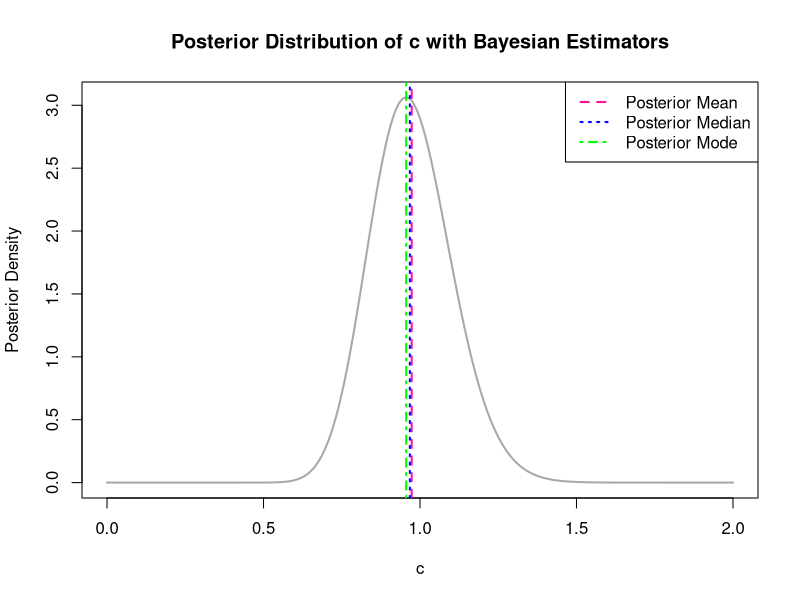

This figure's R source:
# -------------------------------
# Posterior Distribution Parameters
# -------------------------------
alpha_post <- 55     # shape
lambda_post <- 56.5  # rate

# -------------------------------
# 1. Define the posterior PDF manually
# -------------------------------
posterior_pdf <- function(x) {
  ifelse(x <= 0, 0,
         (lambda_post^alpha_post / gamma(alpha_post)) *
           x^(alpha_post - 1) * exp(-lambda_post * x))
}

# -------------------------------
# 2. Compute estimators
# -------------------------------

# Posterior mean (quadratic loss)
posterior_mean <- alpha_post / lambda_post

# Posterior mode (zero-one loss)
posterior_mode <- if (alpha_post >= 1) (alpha_post - 1) / lambda_post else NA

# Posterior median (absolute loss) – numerical integration
posterior_cdf <- Vectorize(function(x) {
  integrate(posterior_pdf, lower = 0, upper = x)$value
})
posterior_median <- uniroot(function(x) posterior_cdf(x) - 0.5,
                            lower = 0.01, upper = 2)$root

# -------------------------------
# 3. Print Estimation Results
# -------------------------------
cat("Bayesian Estimators for c (Gamma(55, 56.5))\n")
cat("--------------------------------------------------\n")
cat(sprintf("Posterior Mean   (Quadratic Loss): %.4f\n", posterior_mean))
cat(sprintf("Posterior Median (Absolute Loss) : %.4f\n", posterior_median))
cat(sprintf("Posterior Mode   (Zero-One Loss) : %.4f\n", posterior_mode))
cat("--------------------------------------------------\n")

# All three estimates of c are close to each other (around 0.97), suggesting a high concentration of posterior belief about the value of c in this range.
# The posterior distribution is slightly skewed to the right, which is typical for Gamma distributions with these parameters.
# The mean is slightly greater than the median, and the mode is the smallest among the three.
# The choice of estimator depends on the type of loss:
# If we care more about large errors (e.g., squared errors), we use the mean.
# If we want a more robust estimate (less sensitive to outliers), we use the median.
# If we only care about the most likely single value, we use the mode.

# -------------------------------
# 4. Plot Posterior with Estimators
# -------------------------------
x_vals <- seq(0, 2, length.out = 1000)
y_vals <- posterior_pdf(x_vals)

plot(x_vals, y_vals, type = "l", lwd = 2, col = "darkgrey",
     main = "Posterior Distribution of c with Bayesian Estimators",
     xlab = "c", ylab = "Posterior Density")

# Add vertical lines for the estimators
abline(v = posterior_mean, col = "deeppink", lwd = 2, lty = 2)
abline(v = posterior_median, col = "blue", lwd = 2, lty = 3)
abline(v = posterior_mode, col = "green", lwd = 2, lty = 4)

# Add legend
legend("topright", legend = c("Posterior Mean", "Posterior Median", "Posterior Mode"),
       col = c("deeppink", "blue", "green"), lty = c(2, 3, 4), lwd = 2)
